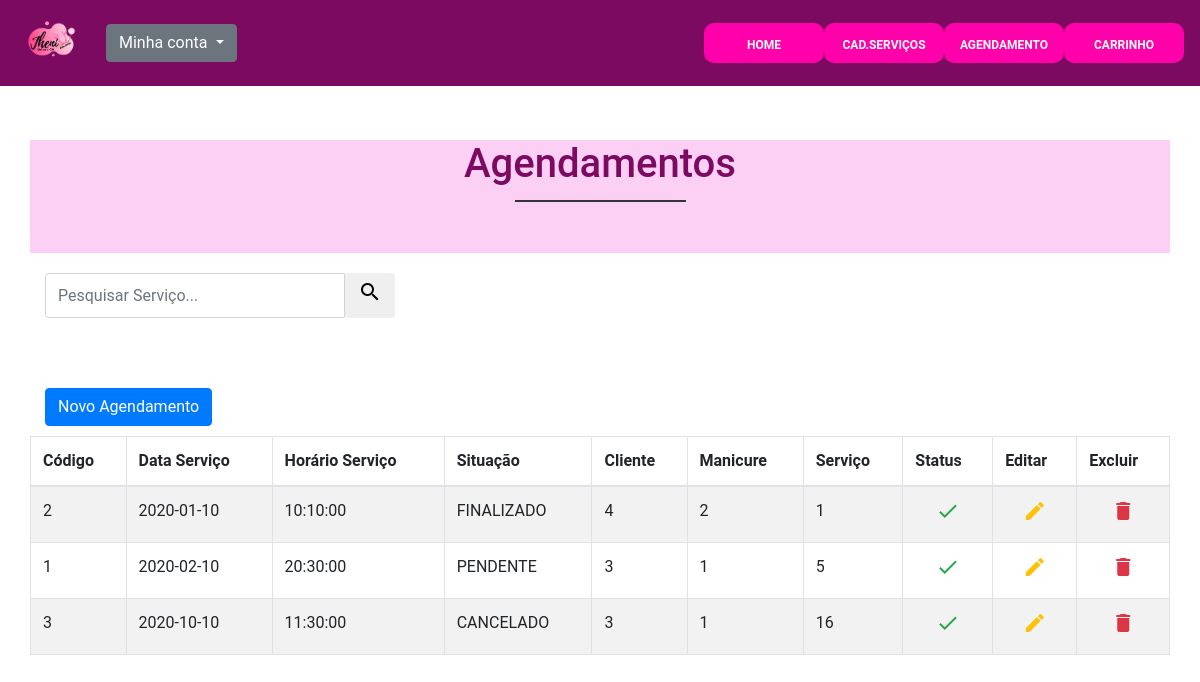
/agenda_cadastrar.php (signed in), run on the app's committed database.
### tables this page shows
CREATE TABLE agenda (
	id_agenda int auto_increment NOT NULL,
	data_servico date NOT NULL,
	horario_servico time NOT NULL,
	situacao enum ('FINALIZADO','PENDENTE', 'CANCELADO'),
	id_servico int,
	id_cliente int NOT NULL,
	id_manicure int NOT NULL,
		primary key (id_agenda),
        foreign key (id_servico) references servico(id_servico) ON update cascade,
        foreign key (id_cliente) references cliente(id_cliente) ON update cascade,
        foreign key (id_manicure) references manicure(id_manicure) ON update cascade	
);

### agenda_cadastrar.php (the view, shortened to what this page needs)
<?php
	include "cabecalho_login.php";
	include "botao_login.php";
?>
	<div class="container">
		<div id="services-area">
			<div class="row">
				<div class="col-12">
					<h3 class="main-title">Agendamentos</h3>
				</div>
			</div>
		</div>
		<div class="row cabecalho">
			<div class="col-xs-12 col-md-4 col-md-offset-2 busca">
				<div class="input-group">
					<input type="text" name="busca" id="busca" class="form-control typeahead"
							placeholder="Pesquisar Serviço...">
					<span class="input-group-btn">
						<button type="button" class="btn btn-default" id="btnBuscar">
							<i class="material-icons">search</i>
						</button>
					</span>
				</div>
			</div>
		</div>
	</div>
	<footer class="row">
		<div class="col-sm-6">
			<button class="btn btn-primary" data-toggle="modal" data-target="#NovaAgenda">
				Novo Agendamento</button>
		</div>
	</footer>
	<div class="table-responsive">
		<table class="table dados-list table-striped table-bordered table-hover" id="Agenda">
			<thead>
				<tr>
					<th>Código</th>
					<th>Data Serviço</th>
					<th>Horário Serviço</th>
					<th>Situação</th>
					<th>Cliente</th>
					<th>Manicure</th>
					<th>Serviço</th>
					<th>Status</th>
					<th>Editar</th>
					<th>Excluir</th>
				</tr>
			</thead>
			<?php
				include "conexao.php";
				$sql = "SELECT * FROM agenda ORDER BY data_servico";
				$result = $conn->query($sql);
				while($linha = $result->fetch_assoc() ){
					echo '
					<tr class="agenda-item">
						<td class="agenda-id_agenda">' .$linha['id_agenda']. '</td>
						<td class="agenda-data_servico">' .$linha['data_servico']. '</td>
						<td class="agenda-horario_servico">' .$linha['horario_servico']. '</td>
						<td class="agenda-situacao">' .$linha['situacao']. '</td>
						<td class="agenda-id_cliente">' .$linha['id_cliente']. '</td>
						<td class="agenda-id_manicure">' .$linha['id_manicure']. '</td>
						<td class="agenda-id_servico">' .$linha['id_servico']. '</td>
						<td class="text-center">
							<div class="agenda-change-status">
								<i class="material-icons text-success" data-toggle="tooltip"
									title="" data-original-title="Mudar status">check
								</i>
							</div>
						</td>
						<td class="text-center">
							<div class="agenda-edit">
								<i class="material-icons text-warning" data-toggle="tooltip"
									title="" data-original-title="Editar">create
								</i>
							</div>
						</td>
						<td class="text-center">
							<div class="agenda-delete">
								<i class="material-icons text-danger" data-toggle="tooltip"
									title="" data-original-title="Excluir">delete
								</i>
							</div>
						</td>
					</tr>';
				}
			?>
		</table>
	</div>
<?php
	include "rodape_diverso.php";
?>

### cabecalho_login.php
<?php
    echo '
    <!DOCTYPE html>
    <html>
        <head>
            <meta charset="utf-8" />
            <title>Jheni Unhas & Cia</title>
            <link rel="stylesheet" href="css/bootstrap.min.css">
            <link rel="stylesheet" href="css/bootstrap-datepicker.min.css">
            <link rel="stylesheet" href="css/style.css">
            <link rel="stylesheet" href="icons/style.css">
            <link rel="stylesheet" href="css/index.css" />
            <link rel="icon" href="img/Logo01.png" type="img/Logo01.png" />
            <link rel="stylesheet" href="https://fonts.googleapis.com/icon?family=Material+Icons" />
        </head>
    <body>
    <header>
        <div class="container" id="nav-container" >
            <nav class=" navbar navbar-expand-lg fixed-top navbar-dark">
                <a href="index.php" class="navbar-brand">
                    <img id="logo" src="img/JheniUnhas_logo.png" alt="Jheni Unhas & Cia"> Jheni Unhas & Cia
                </a>
                <button class="navbar-toggler" type="button" data-toggle="collapse" data-target="#navbar-links"
                    aria-controls="navbar-links" aria-expanded="false" aria-label="Toggle navigation">
                    <span class="navbar-toggler-icon"></span>
                </button>
                <div class="collapse navbar-collapse justify-content-end" id="navbar-links">
                    <div class="navbar-nav">
                        <a class="nav-item nav-link" id="home-menu" href="index.php">Home</a>
                    </div>
                </div>
            </nav>
        </div>
    </header>
    ';
?>

### botao_login.php (shortened to what this page needs)
<?php
    echo '
<div class="container">
        <nav class=" navbar navbar-expand-lg fixed-top navbar-dark">
            <a href="index.php" class="navbar-brand logotipo">
                <img src="img/Logo01.png" alt="Logotipo da Jheni Unhas" />
            </a>
            <button class="navbar-toggler" type="button"
                data-toggle="collapse" data-target="#menu">
                <span class="navbar-toggler-icon"></span>
			</button>
            <div class="collapse navbar-collapse" id="menu">
                <div class="btn-group">
                    <button type="button" data-toggle="dropdown" class="btn btn-secondary dropdown-toggle"
                        aria-haspopup="true" aria-expanded="false">
                        Minha conta
                    </button>
                    <div class="dropdown-menu dropdown-menu-right">
                        <button class="dropdown-item" type="button">
                            <b>';
?>
<?php
                                echo '
                            </b>
                        </button>
                        <button class="dropdown-item" type="button" id="btnAlterarPerfil">
                            Alterar Perfil
                        </button>
                        <button class="dropdown-item" type="button" id="btnLogout">
                            Sair
                        </button>
                    </div>
                </div>
            </div>
            <div class="collapse navbar-collapse justify-content-end" id="navbar-links">
                <div class="navbar-nav">
                    <a class="nav-item nav-link" id="home-menu" href="index.php">Home</a>
                    <a class="nav-item nav-link" id="services-menu" href="servico_cadastrar.php">Cad.Serviços</a>
                    <a class="nav-item nav-link" id="services-agenda" href="agenda_cadastrar.php">Agendamento</a>
                    <a class="nav-item nav-link" id="portfolio-menu" href="carrinho.php">Carrinho</a>
                </div>
            </div>
        </nav>
    ';
?>

### rodape_diverso.php
<?php
    echo '
            <script src="js/jquery-3.5.1.min.js"></script>
            <script src="js/popper.min.js"></script>
            <script src="js/jquery.cookie.js"></script>
            <script src="js/bootstrap.min.js"></script>
            <script src="js/bootstrap-datepicker.min.js"></script>
            <script src="js/bootstrap-datepicker.pt-BR.min.js"></script>
            <script src="js/funcoes.js"></script>
            <script src="js/typeahead.js"></script>
        </body>
    </html>
    ';
?>

### css/style.css (style rules this page uses)
.logotipo { padding: 10px; margin-right: 20px; }
.logotipo img { height: 40px; }
.busca { margin-top: 12px; }
.dados-list { margin-top: 10px; }

### css/index.css (style rules this page uses)
body { font-family: 'Roboto', sans-serif; }
.row { margin: 0; }
.container { padding: 70px 0; }
header, .navbar { background-color: #7c0a60; }
#nav-container { padding-top: 0; padding-bottom: 0; }
.navbar-brand { font-size: 30px; font-weight: bolder; padding: 0; color: #FFF; }
#navbar-links a { font-size: 12px; text-align: center; font-weight: bolder; background-color: #ff00aa; text-transform: uppercase; width: 120px; height: 40px; padding: 10px 10px; border-radius: 10px; border: 3px solid transparent; transition: .5s; color: #fff; }
.navbar-expand-lg .navbar-nav .nav-link { padding: 1rem .8rem; }
.main-title { color: #7c0a60; margin: 0 0 65px 0; font-size: 40px; text-align: center; }
.main-title::after { content: ""; border-top: 2px solid #333; width: 15%; position: absolute; top: 60px; left: 42.5%; }
#services-area { background-color: #fccff4; }
.logotipo { padding: 10px; margin-right: 20px; }
.logotipo img { height: 50px; }
.busca { margin-top: 20px; }

### data on the page
agenda: id_agenda "2", data_servico "2020-01-10", horario_servico "10:10:00", situacao "FINALIZADO", id_cliente "4", id_manicure "2", id_servico "1"
agenda: id_agenda "1", data_servico "2020-02-10", horario_servico "20:30:00", situacao "PENDENTE", id_cliente "3", id_manicure "1", id_servico "5"
agenda: id_agenda "3", data_servico "2020-10-10", horario_servico "11:30:00", situacao "CANCELADO", id_cliente "3", id_manicure "1", id_servico "16"
